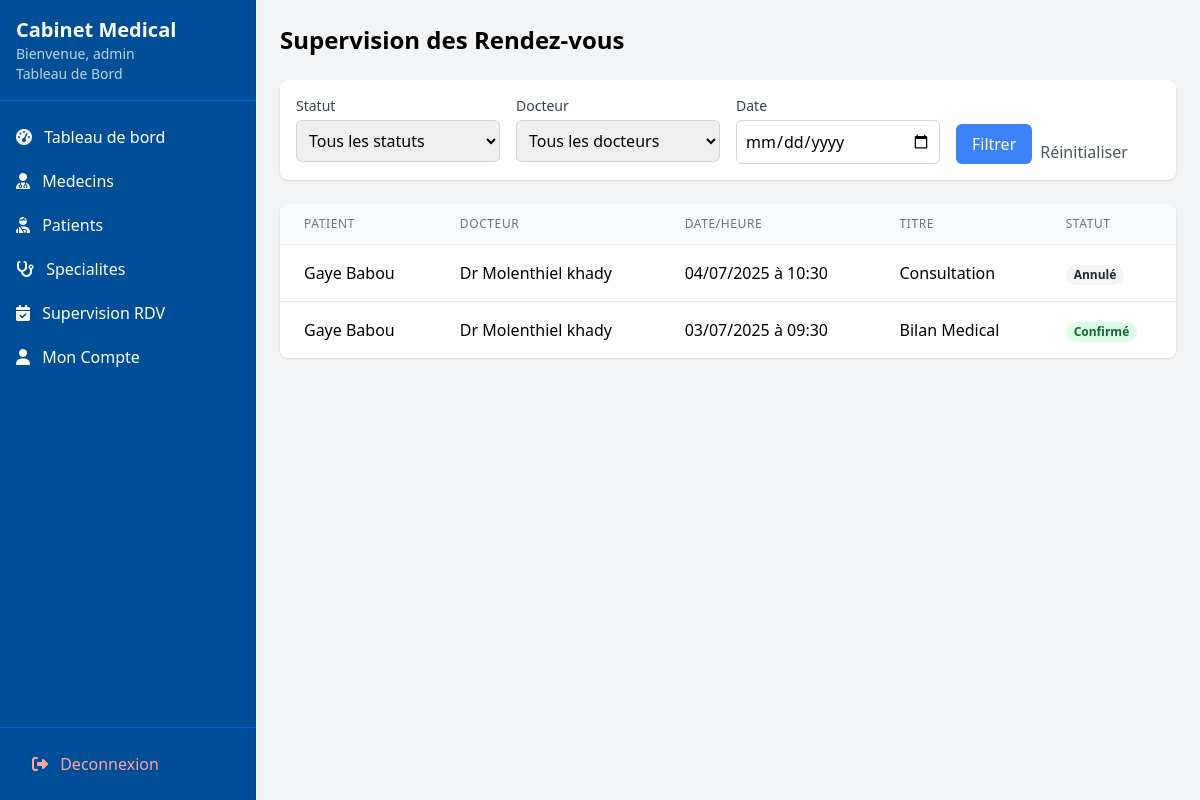
The app's page /dashboard/admin/supervision-rdv/ (signed in), older data.
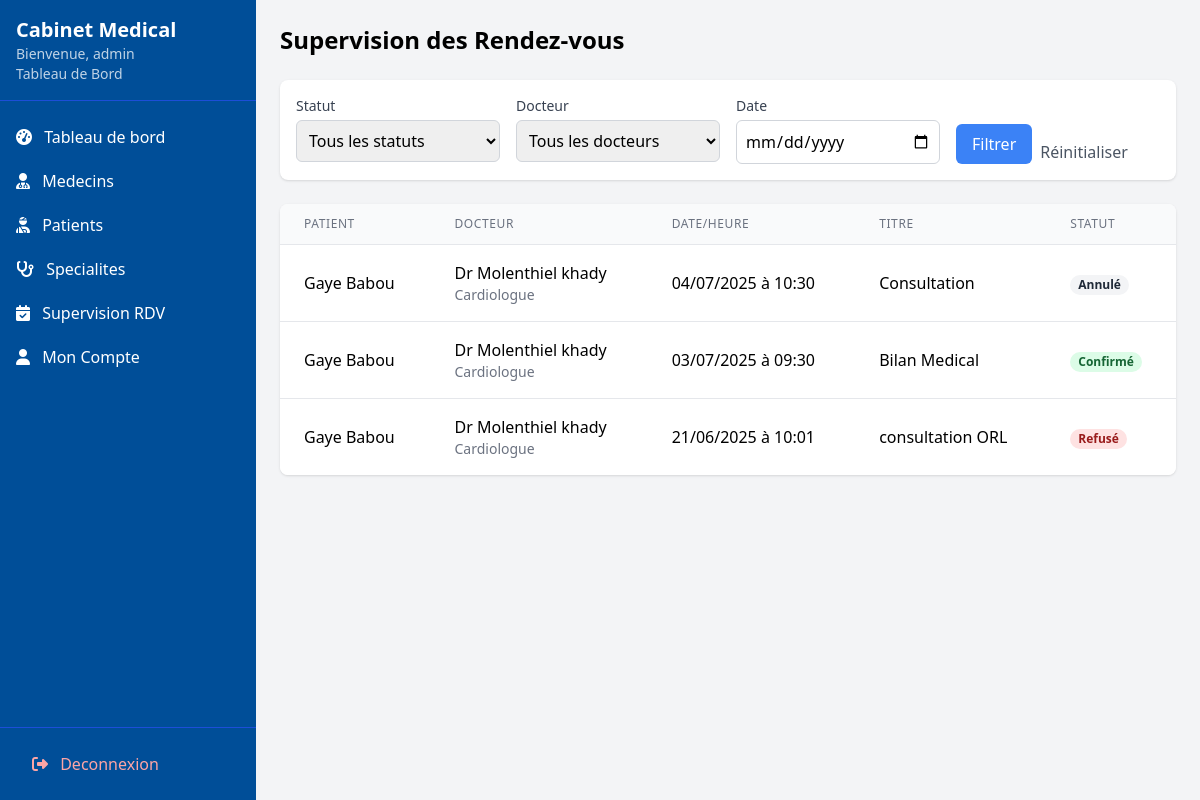
The same page, newer data.
### rendez_vous/models.py (models this page shows, shortened)
class RendezVous(models.Model):
    STATUT_CHOICES = [
        ('en_attente', 'En attente'),
        ('confirme', 'Confirmé'),
        ('refuse', 'Refusé'),
        ('annule', 'Annulé')
    ]
    docteur = models.ForeignKey(Docteur, on_delete=models.CASCADE, related_name='rendez_vous')
    patient = models.ForeignKey(Patient, on_delete=models.CASCADE, related_name='rendez_vous')
    titre = models.CharField(max_length=255)
    creneau = models.ForeignKey('CreneauHoraire', on_delete=models.CASCADE, null=True, blank=True)
    date = models.DateField()  #  conserver pour compatibilite
    heure = models.TimeField()  # conserver pour compatibilite
    statut = models.CharField(
        max_length=20,
        choices=STATUT_CHOICES,
        default='en_attente'
    )
    lieu = models.CharField(max_length=255, verbose_name="Lieu du rendez-vous")
    STATUT_CHOICES = [
        ('en_attente', 'En attente'),
        ('confirme', 'Confirmé'),
        ('refuse', 'Refusé'),
        ('annule', 'Annulé')
    ]
    docteur = models.ForeignKey(Docteur, on_delete=models.CASCADE, related_name='rendez_vous')
    patient = models.ForeignKey(Patient, on_delete=models.CASCADE, related_name='rendez_vous')
    titre = models.CharField(max_length=255)
    date = models.DateField()
    heure = models.TimeField()
    statut = models.CharField(
        max_length=20,
        choices=STATUT_CHOICES,
        default='en_attente'
    )
    lieu = models.CharField(max_length=255, verbose_name="Lieu du rendez-vous")
    class Meta:
        ordering = ['date', 'heure']
        verbose_name_plural = "Rendez-vous"

### utilisateurs/models.py (models this page shows, shortened)
class Patient(models.Model):
    user = models.OneToOneField(User, on_delete=models.CASCADE, related_name='patient_profile')
    docteur_principal = models.ForeignKey(Docteur, on_delete=models.SET_NULL,
                                        null=True, blank=True,
                                        related_name='patients')
    groupe_sanguin = models.CharField(max_length=10, blank=True)
    taille = models.DecimalField(max_digits=5, decimal_places=2, blank=True, null=True)
    poids = models.DecimalField(max_digits=5, decimal_places=2, blank=True, null=True)
    allergies = models.TextField(blank=True)
    antecedents = models.TextField(blank=True)
    user = models.OneToOneField(User, on_delete=models.CASCADE, related_name='patient_profile' )
    groupe_sanguin = models.CharField(max_length=10, blank=True)
    taille = models.DecimalField(max_digits=5, decimal_places=2, blank=True, null=True)
    poids = models.DecimalField(max_digits=5, decimal_places=2, blank=True, null=True)
    allergies = models.TextField(blank=True)
    antecedents = models.TextField(blank=True)

class User(AbstractUser):
    username = None
    email = models.EmailField('email address', unique=True)
    nom = models.CharField(max_length=100)
    prenom = models.CharField(max_length=100)
    is_doctor_request = models.BooleanField(default=False)
    role = models.CharField(
        max_length=20,
        choices=[('patient', 'Patient'), ('docteur', 'Docteur'), ('admin', 'Administrateur')],
        default='patient'
    )
    telephone = models.CharField(max_length=20, blank=True, null=True)
    date_naiss = models.DateField(null=True, blank=True)
    adresse = models.TextField(blank=True)
    genre = models.CharField(max_length=1, choices=[('M', 'Masculin'), ('F', 'Féminin'), ('O', 'Autre')], blank=True)
    verification_code = models.CharField(max_length=6, null=True, blank=True)
    code_expires_at = models.DateTimeField(null=True, blank=True)  #  pour expiration
    USERNAME_FIELD = 'email'
    REQUIRED_FIELDS = ['nom', 'prenom']
    objects = UserManager()
    class Meta:
        db_table = 'utilisateurs_user'
    @property
    def docteur(self):
        """Propriete pour acceder au profil docteur de maniere coherente"""
        return self.docteur_profile
    @property
    def patient(self):
        """Propriete pour acceder au profil patient"""
        return self.patient_profile

class Docteur(models.Model):
    user = models.OneToOneField(User, on_delete=models.CASCADE, related_name='docteur_profile')
    specialite = models.ForeignKey(Specialite, on_delete=models.SET_NULL, null=True)
    est_approuve = models.BooleanField(default=False)  # Approuve par l'admin
    numero_licence = models.CharField(max_length=50, unique=True,null=True)
    bio = models.TextField(blank=True)
    experience = models.PositiveIntegerField(default=0)
    consultation_fee = models.DecimalField(max_digits=10, decimal_places=2, default=0.00)

class Specialite(models.Model):
    nom = models.CharField(max_length=100, unique=True)
    description = models.TextField(blank=True)
    class Meta:
        verbose_name = "Specialite"
        verbose_name_plural = "Specialites"
        ordering = ['nom']
    nom = models.CharField(max_length=100)
    description = models.TextField(blank=True)

### utilisateurs/views.py (the view)
# urls.py: path('dashboard/admin/supervision-rdv/', views.admin_supervision_rdv, name='admin_supervision_rdv'),
@login_required
def admin_supervision_rdv(request):
    if request.user.role != 'admin':
        return redirect('index')
    rdvs = RendezVous.objects.all().select_related(
        'docteur__user',
        'patient__user',
        'docteur__specialite'
    ).order_by('-date', '-heure')
    statut = request.GET.get('statut')
    docteur_id = request.GET.get('docteur')
    date = request.GET.get('date')
    if statut in dict(RendezVous.STATUT_CHOICES).keys():
        rdvs = rdvs.filter(statut=statut)
    if docteur_id:
        rdvs = rdvs.filter(docteur__id=docteur_id)
    if date:
        rdvs = rdvs.filter(date=date)
    docteurs = Docteur.objects.filter(user__is_active=True, est_approuve=True)
    return render(request, 'admin/supervision_rdv.html', {
        'rdvs': rdvs,
        'statut_choices': RendezVous.STATUT_CHOICES,
        'docteurs': docteurs
    })

### templates/admin/supervision_rdv.html (shortened to what the changed rows need)
{% extends "base_dashboard.html" %}
{% block content %}
<div class="max-w-7xl mx-auto">
    <h1 class="text-2xl font-bold mb-6">Supervision des Rendez-vous</h1>
    <div class="bg-white shadow rounded-lg overflow-hidden">
        <div class="overflow-x-auto">
            <table class="min-w-full divide-y divide-gray-200">
                <thead class="bg-gray-50">
                    <tr>
                        <th class="px-6 py-3 text-left text-xs font-medium text-gray-500 uppercase tracking-wider">Patient</th>
                        <th class="px-6 py-3 text-left text-xs font-medium text-gray-500 uppercase tracking-wider">Docteur</th>
                        <th class="px-6 py-3 text-left text-xs font-medium text-gray-500 uppercase tracking-wider">Date/Heure</th>
                        <th class="px-6 py-3 text-left text-xs font-medium text-gray-500 uppercase tracking-wider">Titre</th>
                        <th class="px-6 py-3 text-left text-xs font-medium text-gray-500 uppercase tracking-wider">Statut</th>
                    </tr>
                </thead>
                <tbody class="bg-white divide-y divide-gray-200">
                    {% for rdv in rdvs %}
                    <tr>
                        <td class="px-6 py-4 whitespace-nowrap">
                            {{ rdv.patient.user.nom }} {{ rdv.patient.user.prenom }}
                        </td>
                        <td class="px-6 py-4 whitespace-nowrap">
                            Dr {{ rdv.docteur.user.nom }} {{ rdv.docteur.user.prenom }}
                            <div class="text-sm text-gray-500">{{ rdv.docteur.specialite.nom }}</div>
                        </td>
                        <td class="px-6 py-4 whitespace-nowrap">
                            {{ rdv.date|date:"d/m/Y" }} à {{ rdv.heure|time:"H:i" }}
                        </td>
                        <td class="px-6 py-4 whitespace-nowrap">
                            {{ rdv.titre }}
                        </td>
                        <td class="px-6 py-4 whitespace-nowrap">
                            <span class="px-2 inline-flex text-xs leading-5 font-semibold rounded-full
                                {% if rdv.statut == 'confirme' %}bg-green-100 text-green-800
                                {% elif rdv.statut == 'en_attente' %}bg-yellow-100 text-yellow-800
                                {% elif rdv.statut == 'refuse' %}bg-red-100 text-red-800
                                {% else %}bg-gray-100 text-gray-800{% endif %}">
                                {{ rdv.get_statut_display }}
                            </span>
                        </td>
                    </tr>
                    {% empty %}
                    <tr>
                        <td colspan="6" class="px-6 py-4 text-center text-gray-500">
                            Aucun rendez-vous trouve
                        </td>
                    </tr>
                    {% endfor %}
                </tbody>
            </table>
        </div>
    </div>
</div>
{% endblock %}

Row changes from the older to the newer data that the page shows:
changed through a linked row, RendezVous "Consultation": docteur.specialite.nom (not shown) → "Cardiologue"
changed through a linked row, RendezVous "Bilan Medical": docteur.specialite.nom (not shown) → "Cardiologue"
added RendezVous: patient.user.nom "Gaye", patient.user.prenom "Babou", docteur.user.nom "Molenthiel", docteur.user.prenom "khady", docteur.specialite.nom "Cardiologue", date "21/06/2025", heure "10:01", titre "consultation ORL", statut "Refusé"
